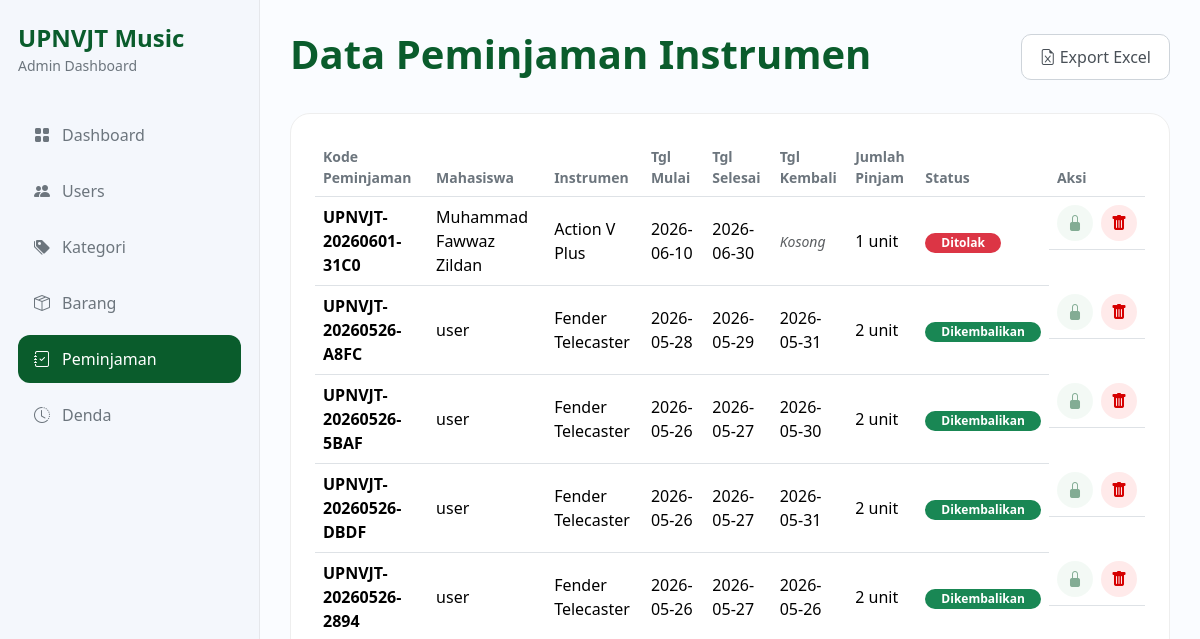
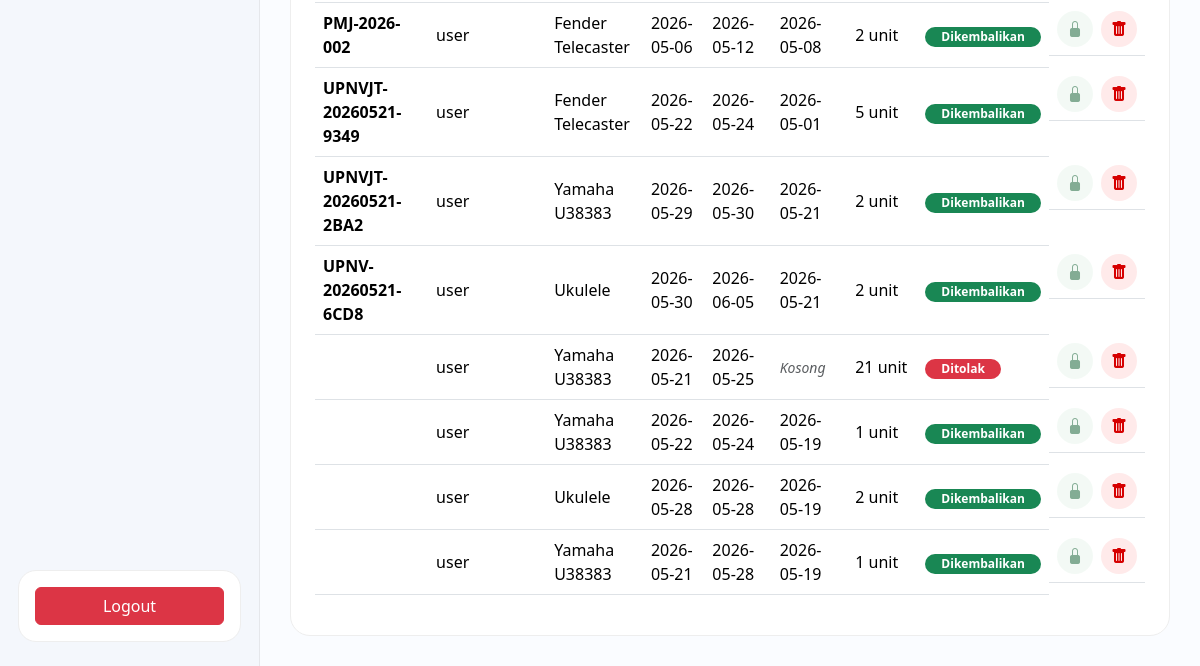
The app's page /admin/peminjaman.php (signed in), older data (2 pictures, top to bottom).
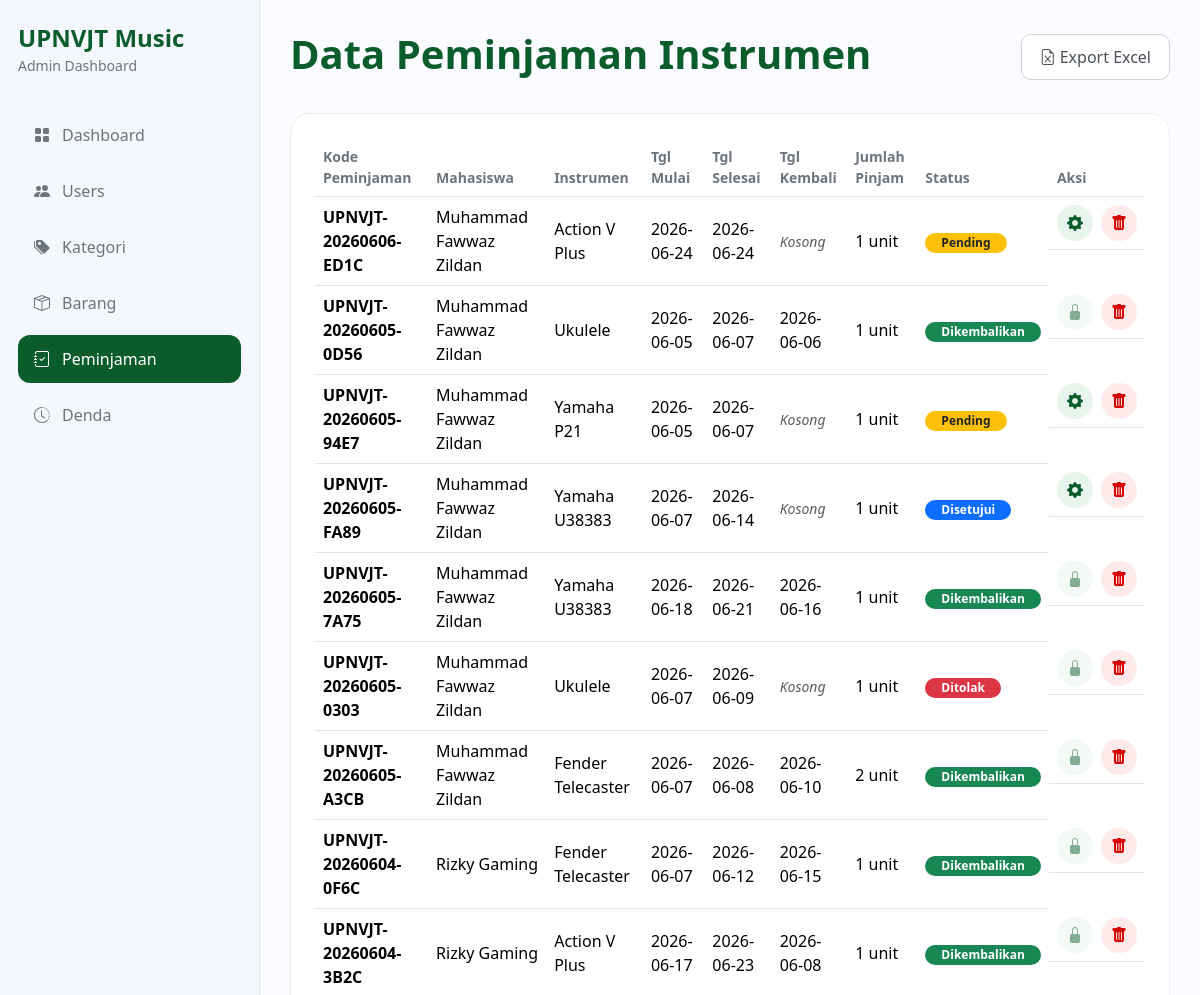
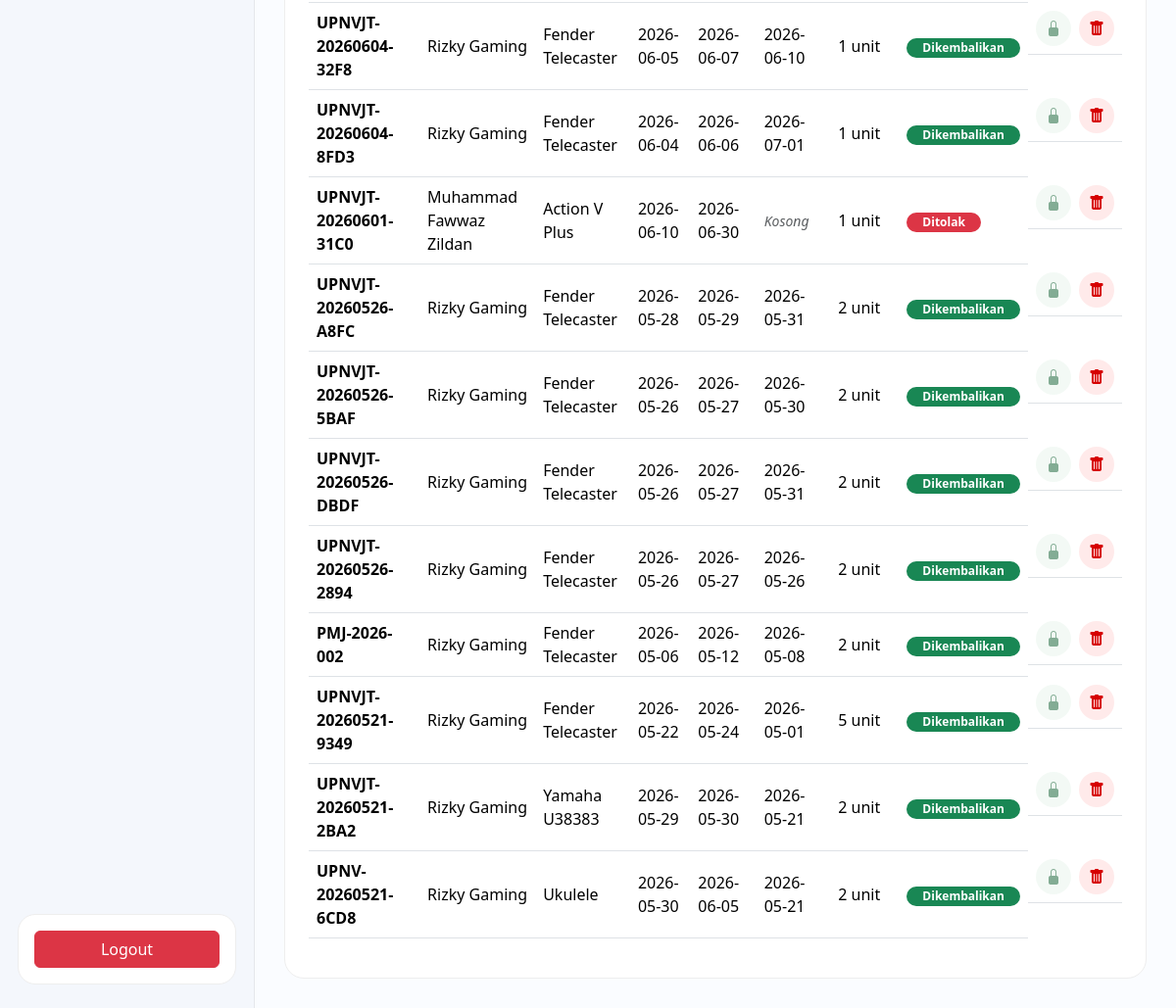
The same page, newer data (2 pictures, top to bottom).
### tables this page shows
CREATE TABLE IF NOT EXISTS `peminjaman` (
  `id_pinjam` int NOT NULL AUTO_INCREMENT,
  `kode_peminjaman` varchar(50) DEFAULT NULL,
  `id_user` int DEFAULT NULL,
  `id_barang` int DEFAULT NULL,
  `jumlah_pinjam` int NOT NULL,
  `tgl_mulai` date NOT NULL,
  `tgl_selesai` date NOT NULL,
  `catatan` varchar(100) DEFAULT NULL,
  `tgl_kembali` date DEFAULT NULL,
  `status` enum('Pending','disetujui','ditolak','dipinjam','dikembalikan') NOT NULL DEFAULT 'Pending',
  PRIMARY KEY (`id_pinjam`),
  UNIQUE KEY `kode_peminjaman` (`kode_peminjaman`),
  KEY `id_barang` (`id_barang`),
  KEY `fk_peminjaman_users` (`id_user`),
  CONSTRAINT `fk_peminjaman_users` FOREIGN KEY (`id_user`) REFERENCES `users` (`id_user`) ON DELETE CASCADE ON UPDATE CASCADE,
  CONSTRAINT `peminjaman_ibfk_2` FOREIGN KEY (`id_barang`) REFERENCES `barang` (`id_barang`)
);

CREATE TABLE IF NOT EXISTS `users` (
  `id_user` int NOT NULL AUTO_INCREMENT,
  `nama` varchar(100) NOT NULL,
  `npm` varchar(50) DEFAULT NULL,
  `email` varchar(50) DEFAULT NULL,
  `telp` varchar(20) NOT NULL,
  `password` varchar(255) NOT NULL,
  `foto` varchar(255) DEFAULT NULL,
  `level` enum('Admin','Super_Admin','Mahasiswa') NOT NULL DEFAULT 'Mahasiswa',
  PRIMARY KEY (`id_user`),
  UNIQUE KEY `npm` (`npm`)
);

CREATE TABLE IF NOT EXISTS `barang` (
  `id_barang` int NOT NULL AUTO_INCREMENT,
  `nama_barang` varchar(100) NOT NULL,
  `kode_barang` varchar(50) NOT NULL,
  `id_kategori` int NOT NULL,
  `tahun` int NOT NULL,
  `stok` int NOT NULL,
  `gambar` varchar(255) DEFAULT NULL,
  PRIMARY KEY (`id_barang`),
  UNIQUE KEY `kode_barang` (`kode_barang`)
);

### admin/peminjaman.php (the view, shortened to what the changed rows need)
<!DOCTYPE html>
<html lang="en">
<head>
    <link href="https://cdn.jsdelivr.net/npm/bootstrap@5.3.3/dist/css/bootstrap.min.css" rel="stylesheet">
    <link href="https://cdn.jsdelivr.net/npm/bootstrap-icons@1.11.3/font/bootstrap-icons.css" rel="stylesheet">
    <link rel="stylesheet" href="admin.css">
</head>
<body>
    <div class="admin-layout">
        <?php include 'assets/navbar.php'; ?>
        <main class="content-admin">
            <div class="topbar-admin">
                <div>
                    <h1>Data Peminjaman Instrumen</h1>
                </div>
            </div>
            <div class="table-container">
                <div class="table-card">
                    <table class="table align-middle">
                        <thead>
                            <tr>
                                <th>Kode Peminjaman</th>
                                <th>Mahasiswa</th>
                                <th>Instrumen</th>
                                <th>Tgl Mulai</th>
                                <th>Tgl Selesai</th>
                                <th>Tgl Kembali</th>
                                <th>Jumlah Pinjam</th>
                                <th>Status</th>
                                <th>Aksi</th>
                            </tr>
                        </thead>
                        <tbody>
                            <?php
                            $query_peminjaman = "SELECT
                                                    p.id_pinjam, p.kode_peminjaman, p.status, p.tgl_mulai, p.tgl_selesai, p.tgl_kembali, p.jumlah_pinjam, p.catatan,
                                                    u.nama, u.npm,
                                                    b.nama_barang, b.id_barang
                                                 FROM peminjaman p
                                                 INNER JOIN users u ON p.id_user = u.id_user
                                                 INNER JOIN barang b ON p.id_barang = b.id_barang
                                                 ORDER BY p.id_pinjam DESC";
                            $run_query = mysqli_query($conn, $query_peminjaman);
                            while ($data = mysqli_fetch_assoc($run_query)) {
                                $badge_color = 'bg-warning text-dark';
                                if ($data['status'] === 'disetujui') $badge_color = 'bg-primary text-white';
                                if ($data['status'] === 'dikembalikan') $badge_color = 'bg-success text-white';
                                if ($data['status'] === 'ditolak') $badge_color = 'bg-danger text-white';
                            ?>
                                <tr>
                                    <td><strong><?= $data['kode_peminjaman']; ?></strong></td>
                                    <td><?= htmlspecialchars($data['nama']); ?></td>
                                    <td><?= htmlspecialchars($data['nama_barang']); ?></td>
                                    <td><?= $data['tgl_mulai'] ? $data['tgl_mulai'] : '<span class="text-muted small"><i>Kosong</i></span>'; ?></td>
                                    <td><?= $data['tgl_selesai'] ? $data['tgl_selesai'] : '<span class="text-muted small"><i>Kosong</i></span>'; ?></td>
                                    <td><?= $data['tgl_kembali'] ? $data['tgl_kembali'] : '<span class="text-muted small"><i>Kosong</i></span>'; ?></td>
                                    <td><?= $data['jumlah_pinjam']; ?> unit</td>
                                    <td>
                                        <span class="badge <?= $badge_color; ?> rounded-pill px-3 py-1">
                                            <?= ucfirst($data['status']); ?>
                                        </span>
                                    </td>
                                    <td class="d-flex gap-2">
                                        <?php if ($data['status'] === 'dikembalikan' || $data['status'] === 'ditolak'): ?>
                                            <button class="btn-success-action opacity-50" disabled style="cursor: not-allowed;" title="Transaksi telah selesai">
                                                <i class="bi bi-lock-fill"></i>
                                            </button>
                                        <?php else: ?>
                                            <button class="btn-success-action" data-bs-toggle="modal" data-bs-target="#editStatus<?= $data['id_pinjam']; ?>">
                                                <i class="bi bi-gear-fill"></i>
                                            </button>
                                        <?php endif; ?>
                                        <button class="btn-danger-action" data-bs-toggle="modal" data-bs-target="#hapusLog<?= $data['id_pinjam']; ?>">
                                            <i class="bi bi-trash-fill"></i>
                                        </button>
                                    </td>
                                </tr>
                            <?php } ?>
                        </tbody>
                    </table>
                </div>
            </div>
        </main>
    </div>
</body>
</html>

Row changes from the older to the newer data that the page shows:
removed peminjaman: id_user.nama "user", id_barang.nama_barang "Yamaha U38383", tgl_mulai "2026-05-21", tgl_selesai "2026-05-25", shows "Kosong", jumlah_pinjam "21", status "Ditolak"
removed peminjaman: id_user.nama "user", id_barang.nama_barang "Yamaha U38383", tgl_mulai "2026-05-22", tgl_selesai "2026-05-24", tgl_kembali "2026-05-19", jumlah_pinjam "1", status "Dikembalikan"
removed peminjaman: id_user.nama "user", id_barang.nama_barang "Ukulele", tgl_mulai "2026-05-28", tgl_selesai "2026-05-28", tgl_kembali "2026-05-19", jumlah_pinjam "2", status "Dikembalikan"
removed peminjaman: id_user.nama "user", id_barang.nama_barang "Yamaha U38383", tgl_mulai "2026-05-21", tgl_selesai "2026-05-28", tgl_kembali "2026-05-19", jumlah_pinjam "1", status "Dikembalikan"
added peminjaman: kode_peminjaman "UPNVJT-20260606-ED1C", id_user.nama "Muhammad Fawwaz Zildan", id_barang.nama_barang "Action V Plus", tgl_mulai "2026-06-24", tgl_selesai "2026-06-24", shows "Kosong", jumlah_pinjam "1", status "Pending"
added peminjaman: kode_peminjaman "UPNVJT-20260605-0D56", id_user.nama "Muhammad Fawwaz Zildan", id_barang.nama_barang "Ukulele", tgl_mulai "2026-06-05", tgl_selesai "2026-06-07", tgl_kembali "2026-06-06", jumlah_pinjam "1", status "Dikembalikan"
added peminjaman: kode_peminjaman "UPNVJT-20260605-94E7", id_user.nama "Muhammad Fawwaz Zildan", id_barang.nama_barang "Yamaha P21", tgl_mulai "2026-06-05", tgl_selesai "2026-06-07", shows "Kosong", jumlah_pinjam "1", status "Pending"
added peminjaman: kode_peminjaman "UPNVJT-20260605-FA89", id_user.nama "Muhammad Fawwaz Zildan", id_barang.nama_barang "Yamaha U38383", tgl_mulai "2026-06-07", tgl_selesai "2026-06-14", shows "Kosong", jumlah_pinjam "1", status "Disetujui"
added peminjaman: kode_peminjaman "UPNVJT-20260605-7A75", id_user.nama "Muhammad Fawwaz Zildan", id_barang.nama_barang "Yamaha U38383", tgl_mulai "2026-06-18", tgl_selesai "2026-06-21", tgl_kembali "2026-06-16", jumlah_pinjam "1", status "Dikembalikan"
added peminjaman: kode_peminjaman "UPNVJT-20260605-0303", id_user.nama "Muhammad Fawwaz Zildan", id_barang.nama_barang "Ukulele", tgl_mulai "2026-06-07", tgl_selesai "2026-06-09", shows "Kosong", jumlah_pinjam "1", status "Ditolak"
added peminjaman: kode_peminjaman "UPNVJT-20260605-A3CB", id_user.nama "Muhammad Fawwaz Zildan", id_barang.nama_barang "Fender Telecaster", tgl_mulai "2026-06-07", tgl_selesai "2026-06-08", tgl_kembali "2026-06-10", jumlah_pinjam "2", status "Dikembalikan"
added peminjaman: kode_peminjaman "UPNVJT-20260604-0F6C", id_user.nama "Rizky Gaming", id_barang.nama_barang "Fender Telecaster", tgl_mulai "2026-06-07", tgl_selesai "2026-06-12", tgl_kembali "2026-06-15", jumlah_pinjam "1", status "Dikembalikan"
added peminjaman: kode_peminjaman "UPNVJT-20260604-3B2C", id_user.nama "Rizky Gaming", id_barang.nama_barang "Action V Plus", tgl_mulai "2026-06-17", tgl_selesai "2026-06-23", tgl_kembali "2026-06-08", jumlah_pinjam "1", status "Dikembalikan"
added peminjaman: kode_peminjaman "UPNVJT-20260604-32F8", id_user.nama "Rizky Gaming", id_barang.nama_barang "Fender Telecaster", tgl_mulai "2026-06-05", tgl_selesai "2026-06-07", tgl_kembali "2026-06-10", jumlah_pinjam "1", status "Dikembalikan"
added peminjaman: kode_peminjaman "UPNVJT-20260604-8FD3", id_user.nama "Rizky Gaming", id_barang.nama_barang "Fender Telecaster", tgl_mulai "2026-06-04", tgl_selesai "2026-06-06", tgl_kembali "2026-07-01", jumlah_pinjam "1", status "Dikembalikan"
changed through a linked row, peminjaman "UPNVJT-20260526-A8FC": id_user.nama "user" → "Rizky Gaming"
changed through a linked row, peminjaman "UPNVJT-20260526-5BAF": id_user.nama "user" → "Rizky Gaming"
changed through a linked row, peminjaman "UPNVJT-20260526-DBDF": id_user.nama "user" → "Rizky Gaming"
changed through a linked row, peminjaman "UPNVJT-20260526-2894": id_user.nama "user" → "Rizky Gaming"
changed through a linked row, peminjaman "PMJ-2026-002": id_user.nama "user" → "Rizky Gaming"
changed through a linked row, peminjaman "UPNVJT-20260521-9349": id_user.nama "user" → "Rizky Gaming"
changed through a linked row, peminjaman "UPNVJT-20260521-2BA2": id_user.nama "user" → "Rizky Gaming"
changed through a linked row, peminjaman "UPNV-20260521-6CD8": id_user.nama "user" → "Rizky Gaming"
